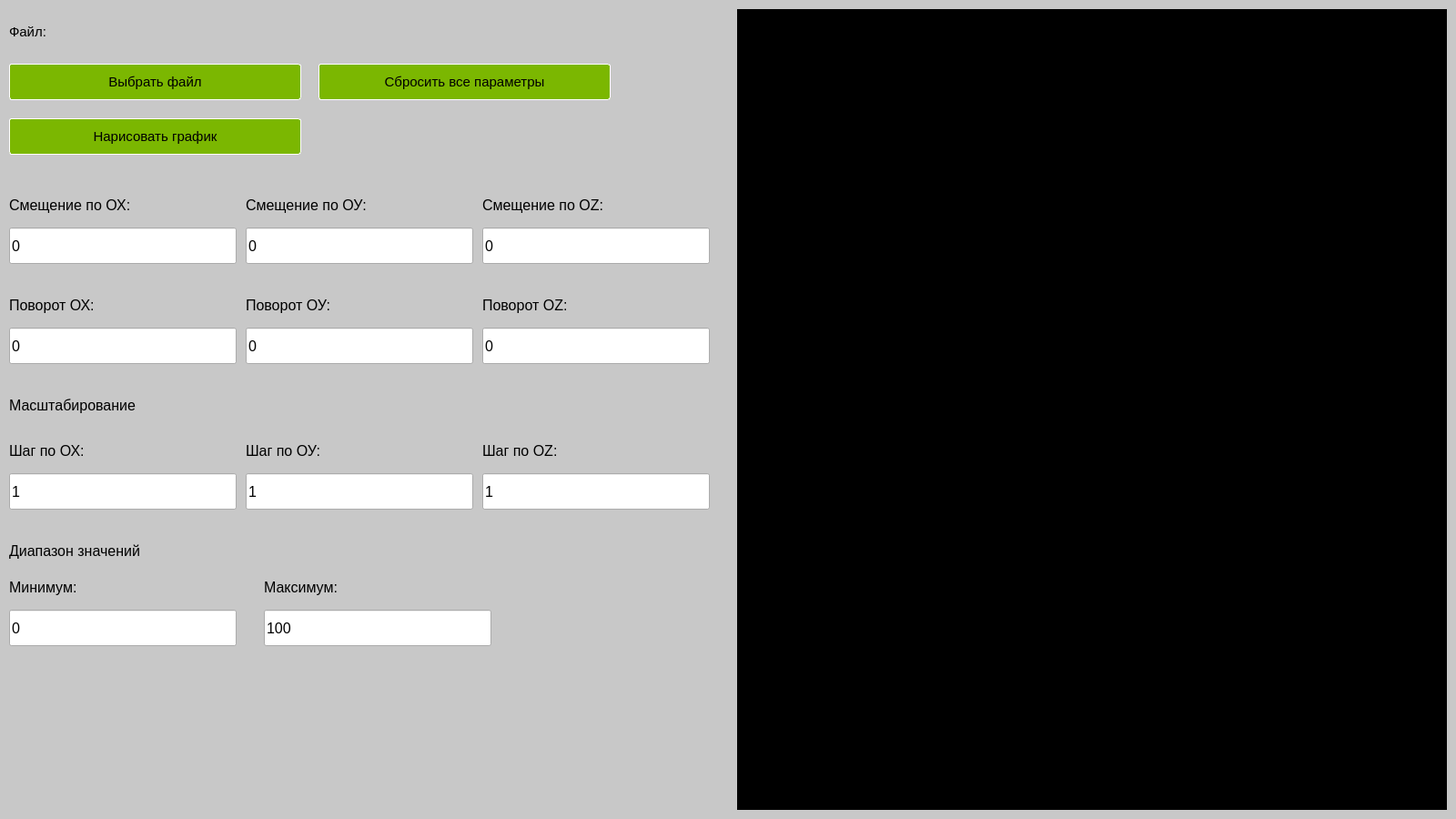
<?xml version="1.0" encoding="UTF-8"?>
<ui version="4.0">
 <class>MainWindow</class>
 <widget class="QMainWindow" name="MainWindow">
  <property name="geometry">
   <rect>
    <x>0</x>
    <y>0</y>
    <width>1600</width>
    <height>900</height>
   </rect>
  </property>
  <property name="minimumSize">
   <size>
    <width>1600</width>
    <height>900</height>
   </size>
  </property>
  <property name="maximumSize">
   <size>
    <width>1600</width>
    <height>900</height>
   </size>
  </property>
  <property name="windowTitle">
   <string>Lab3_3</string>
  </property>
  <property name="styleSheet">
   <string notr="true">QMainWindow {background-color: rgb(200,200,200)}

QPushButton {color: black; background-color:rgb(123,183,1); border: 1px solid white; border-radius: 3px;}
QPushButton:hover { color: white; background-color:rgb(123,183,1); border: 3px solid white; border-radius: 3px;}

QLabel#maxLabel {background-color: white}
QLabel#minLabel {background-color: white}
QLabel#mediumLabel {background-color: white}
QLabel#drawingLabel {background-color: black}</string>
  </property>
  <widget class="QWidget" name="centralwidget">
   <widget class="QLabel" name="fileLabel">
    <property name="geometry">
     <rect>
      <x>130</x>
      <y>20</y>
      <width>661</width>
      <height>30</height>
     </rect>
    </property>
    <property name="font">
     <font>
      <pointsize>11</pointsize>
      <bold>false</bold>
     </font>
    </property>
    <property name="text">
     <string/>
    </property>
   </widget>
   <widget class="QPushButton" name="openButton">
    <property name="geometry">
     <rect>
      <x>10</x>
      <y>70</y>
      <width>321</width>
      <height>40</height>
     </rect>
    </property>
    <property name="font">
     <font>
      <pointsize>11</pointsize>
      <bold>false</bold>
     </font>
    </property>
    <property name="text">
     <string>Выбрать файл</string>
    </property>
   </widget>
   <widget class="QPushButton" name="loadButton">
    <property name="geometry">
     <rect>
      <x>10</x>
      <y>130</y>
      <width>321</width>
      <height>40</height>
     </rect>
    </property>
    <property name="font">
     <font>
      <pointsize>11</pointsize>
      <bold>false</bold>
     </font>
    </property>
    <property name="text">
     <string>Нарисовать график</string>
    </property>
   </widget>
   <widget class="QLabel" name="file">
    <property name="geometry">
     <rect>
      <x>10</x>
      <y>20</y>
      <width>111</width>
      <height>30</height>
     </rect>
    </property>
    <property name="font">
     <font>
      <pointsize>11</pointsize>
      <bold>false</bold>
     </font>
    </property>
    <property name="text">
     <string>Файл:</string>
    </property>
   </widget>
   <widget class="QLabel" name="drawingLabel">
    <property name="geometry">
     <rect>
      <x>810</x>
      <y>10</y>
      <width>780</width>
      <height>880</height>
     </rect>
    </property>
    <property name="sizePolicy">
     <sizepolicy hsizetype="Preferred" vsizetype="Preferred">
      <horstretch>56</horstretch>
      <verstretch>86</verstretch>
     </sizepolicy>
    </property>
    <property name="minimumSize">
     <size>
      <width>780</width>
      <height>880</height>
     </size>
    </property>
    <property name="maximumSize">
     <size>
      <width>780</width>
      <height>880</height>
     </size>
    </property>
    <property name="frameShape">
     <enum>QFrame::Box</enum>
    </property>
    <property name="text">
     <string/>
    </property>
   </widget>
   <widget class="QLineEdit" name="moveXLine">
    <property name="geometry">
     <rect>
      <x>10</x>
      <y>250</y>
      <width>250</width>
      <height>40</height>
     </rect>
    </property>
    <property name="font">
     <font>
      <pointsize>12</pointsize>
     </font>
    </property>
    <property name="text">
     <string>0</string>
    </property>
   </widget>
   <widget class="QLineEdit" name="moveYLine">
    <property name="geometry">
     <rect>
      <x>270</x>
      <y>250</y>
      <width>250</width>
      <height>40</height>
     </rect>
    </property>
    <property name="font">
     <font>
      <pointsize>12</pointsize>
     </font>
    </property>
    <property name="text">
     <string>0</string>
    </property>
   </widget>
   <widget class="QLineEdit" name="moveZLine">
    <property name="geometry">
     <rect>
      <x>530</x>
      <y>250</y>
      <width>250</width>
      <height>40</height>
     </rect>
    </property>
    <property name="font">
     <font>
      <pointsize>12</pointsize>
     </font>
    </property>
    <property name="text">
     <string>0</string>
    </property>
   </widget>
   <widget class="QLineEdit" name="rolateXLine">
    <property name="geometry">
     <rect>
      <x>10</x>
      <y>360</y>
      <width>250</width>
      <height>40</height>
     </rect>
    </property>
    <property name="font">
     <font>
      <pointsize>12</pointsize>
     </font>
    </property>
    <property name="text">
     <string>0</string>
    </property>
   </widget>
   <widget class="QLineEdit" name="rolateYLine">
    <property name="geometry">
     <rect>
      <x>270</x>
      <y>360</y>
      <width>250</width>
      <height>40</height>
     </rect>
    </property>
    <property name="font">
     <font>
      <pointsize>12</pointsize>
     </font>
    </property>
    <property name="text">
     <string>0</string>
    </property>
   </widget>
   <widget class="QLineEdit" name="rolateZLine">
    <property name="geometry">
     <rect>
      <x>530</x>
      <y>360</y>
      <width>250</width>
      <height>40</height>
     </rect>
    </property>
    <property name="font">
     <font>
      <pointsize>12</pointsize>
     </font>
    </property>
    <property name="text">
     <string>0</string>
    </property>
   </widget>
   <widget class="QLabel" name="offsetX">
    <property name="geometry">
     <rect>
      <x>10</x>
      <y>210</y>
      <width>250</width>
      <height>30</height>
     </rect>
    </property>
    <property name="font">
     <font>
      <pointsize>12</pointsize>
     </font>
    </property>
    <property name="text">
     <string>Смещение по ОХ:</string>
    </property>
   </widget>
   <widget class="QLabel" name="offsetY">
    <property name="geometry">
     <rect>
      <x>270</x>
      <y>210</y>
      <width>250</width>
      <height>30</height>
     </rect>
    </property>
    <property name="font">
     <font>
      <pointsize>12</pointsize>
      <bold>false</bold>
     </font>
    </property>
    <property name="text">
     <string>Смещение по ОУ:</string>
    </property>
   </widget>
   <widget class="QLabel" name="offsetZ">
    <property name="geometry">
     <rect>
      <x>530</x>
      <y>210</y>
      <width>250</width>
      <height>30</height>
     </rect>
    </property>
    <property name="font">
     <font>
      <pointsize>12</pointsize>
      <bold>false</bold>
     </font>
    </property>
    <property name="text">
     <string>Смещение по ОZ:</string>
    </property>
   </widget>
   <widget class="QLabel" name="rolateX">
    <property name="geometry">
     <rect>
      <x>10</x>
      <y>320</y>
      <width>250</width>
      <height>30</height>
     </rect>
    </property>
    <property name="font">
     <font>
      <pointsize>12</pointsize>
      <bold>false</bold>
     </font>
    </property>
    <property name="text">
     <string>Поворот ОХ:</string>
    </property>
   </widget>
   <widget class="QLabel" name="rolateY">
    <property name="geometry">
     <rect>
      <x>270</x>
      <y>320</y>
      <width>250</width>
      <height>30</height>
     </rect>
    </property>
    <property name="font">
     <font>
      <pointsize>12</pointsize>
      <bold>false</bold>
     </font>
    </property>
    <property name="text">
     <string>Поворот ОУ:</string>
    </property>
   </widget>
   <widget class="QLabel" name="rolateZ">
    <property name="geometry">
     <rect>
      <x>530</x>
      <y>320</y>
      <width>250</width>
      <height>30</height>
     </rect>
    </property>
    <property name="font">
     <font>
      <pointsize>12</pointsize>
      <bold>false</bold>
     </font>
    </property>
    <property name="text">
     <string>Поворот ОZ:</string>
    </property>
   </widget>
   <widget class="QLabel" name="scaleX">
    <property name="geometry">
     <rect>
      <x>10</x>
      <y>480</y>
      <width>250</width>
      <height>30</height>
     </rect>
    </property>
    <property name="font">
     <font>
      <pointsize>12</pointsize>
      <bold>false</bold>
     </font>
    </property>
    <property name="text">
     <string>Шаг по ОХ:</string>
    </property>
   </widget>
   <widget class="QLineEdit" name="scaleLineX">
    <property name="geometry">
     <rect>
      <x>10</x>
      <y>520</y>
      <width>250</width>
      <height>40</height>
     </rect>
    </property>
    <property name="font">
     <font>
      <pointsize>12</pointsize>
     </font>
    </property>
    <property name="text">
     <string>1</string>
    </property>
   </widget>
   <widget class="QLabel" name="minimum">
    <property name="geometry">
     <rect>
      <x>10</x>
      <y>630</y>
      <width>250</width>
      <height>30</height>
     </rect>
    </property>
    <property name="font">
     <font>
      <pointsize>12</pointsize>
      <bold>false</bold>
     </font>
    </property>
    <property name="text">
     <string>Минимум:</string>
    </property>
   </widget>
   <widget class="QLineEdit" name="rangeMaxLabel">
    <property name="geometry">
     <rect>
      <x>290</x>
      <y>670</y>
      <width>250</width>
      <height>40</height>
     </rect>
    </property>
    <property name="font">
     <font>
      <pointsize>12</pointsize>
     </font>
    </property>
    <property name="text">
     <string>100</string>
    </property>
   </widget>
   <widget class="QLineEdit" name="rangeMinLabel">
    <property name="geometry">
     <rect>
      <x>10</x>
      <y>670</y>
      <width>250</width>
      <height>40</height>
     </rect>
    </property>
    <property name="font">
     <font>
      <pointsize>12</pointsize>
     </font>
    </property>
    <property name="text">
     <string>0</string>
    </property>
   </widget>
   <widget class="QLabel" name="maximum">
    <property name="geometry">
     <rect>
      <x>290</x>
      <y>630</y>
      <width>250</width>
      <height>30</height>
     </rect>
    </property>
    <property name="font">
     <font>
      <pointsize>12</pointsize>
      <bold>false</bold>
     </font>
    </property>
    <property name="text">
     <string>Максимум:</string>
    </property>
   </widget>
   <widget class="QLabel" name="range">
    <property name="geometry">
     <rect>
      <x>10</x>
      <y>590</y>
      <width>250</width>
      <height>30</height>
     </rect>
    </property>
    <property name="font">
     <font>
      <pointsize>12</pointsize>
      <bold>false</bold>
     </font>
    </property>
    <property name="text">
     <string>Диапазон значений</string>
    </property>
   </widget>
   <widget class="QLabel" name="scaling">
    <property name="geometry">
     <rect>
      <x>10</x>
      <y>430</y>
      <width>250</width>
      <height>30</height>
     </rect>
    </property>
    <property name="font">
     <font>
      <pointsize>12</pointsize>
      <bold>false</bold>
     </font>
    </property>
    <property name="text">
     <string>Масштабирование</string>
    </property>
   </widget>
   <widget class="QLineEdit" name="scaleLineY">
    <property name="geometry">
     <rect>
      <x>270</x>
      <y>520</y>
      <width>250</width>
      <height>40</height>
     </rect>
    </property>
    <property name="font">
     <font>
      <pointsize>12</pointsize>
     </font>
    </property>
    <property name="text">
     <string>1</string>
    </property>
   </widget>
   <widget class="QLabel" name="scaleY">
    <property name="geometry">
     <rect>
      <x>270</x>
      <y>480</y>
      <width>250</width>
      <height>30</height>
     </rect>
    </property>
    <property name="font">
     <font>
      <pointsize>12</pointsize>
      <bold>false</bold>
     </font>
    </property>
    <property name="text">
     <string>Шаг по ОУ:</string>
    </property>
   </widget>
   <widget class="QLabel" name="scaleZ">
    <property name="geometry">
     <rect>
      <x>530</x>
      <y>480</y>
      <width>250</width>
      <height>30</height>
     </rect>
    </property>
    <property name="font">
     <font>
      <pointsize>12</pointsize>
      <bold>false</bold>
     </font>
    </property>
    <property name="text">
     <string>Шаг по OZ:</string>
    </property>
   </widget>
   <widget class="QLineEdit" name="scaleLineZ">
    <property name="geometry">
     <rect>
      <x>530</x>
      <y>520</y>
      <width>250</width>
      <height>40</height>
     </rect>
    </property>
    <property name="font">
     <font>
      <pointsize>12</pointsize>
     </font>
    </property>
    <property name="text">
     <string>1</string>
    </property>
   </widget>
   <widget class="QPushButton" name="initButton">
    <property name="geometry">
     <rect>
      <x>350</x>
      <y>70</y>
      <width>321</width>
      <height>40</height>
     </rect>
    </property>
    <property name="font">
     <font>
      <pointsize>11</pointsize>
      <bold>false</bold>
     </font>
    </property>
    <property name="text">
     <string>Сбросить все параметры</string>
    </property>
   </widget>
  </widget>
  <widget class="QMenuBar" name="menubar">
   <property name="geometry">
    <rect>
     <x>0</x>
     <y>0</y>
     <width>1600</width>
     <height>17</height>
    </rect>
   </property>
  </widget>
 </widget>
 <resources/>
 <connections/>
</ui>
